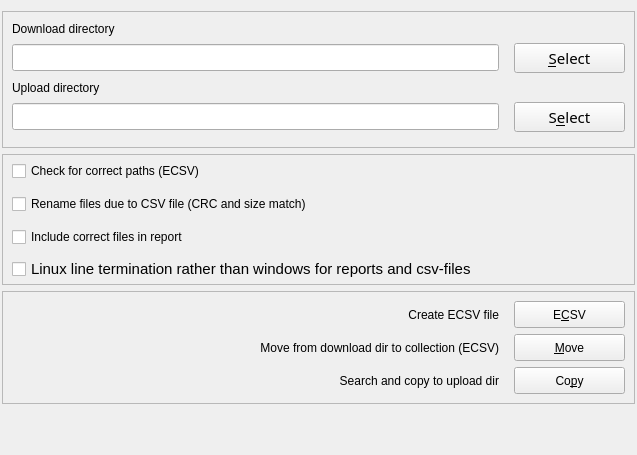
     <widget class="QWidget" name="csvTab2">
      <property name="sizePolicy">
       <sizepolicy hsizetype="MinimumExpanding" vsizetype="MinimumExpanding">
        <horstretch>0</horstretch>
        <verstretch>0</verstretch>
       </sizepolicy>
      </property>
      <attribute name="title">
       <string>&amp;Settings</string>
      </attribute>
      <layout class="QVBoxLayout" name="verticalLayout_2">
       <property name="leftMargin">
        <number>2</number>
       </property>
       <property name="rightMargin">
        <number>2</number>
       </property>
       <item>
        <widget class="QFrame" name="csvDirFrame">
         <property name="sizePolicy">
          <sizepolicy hsizetype="MinimumExpanding" vsizetype="Minimum">
           <horstretch>0</horstretch>
           <verstretch>0</verstretch>
          </sizepolicy>
         </property>
         <property name="minimumSize">
          <size>
           <width>633</width>
           <height>111</height>
          </size>
         </property>
         <property name="toolTip">
          <string notr="true"/>
         </property>
         <property name="frameShape">
          <enum>QFrame::StyledPanel</enum>
         </property>
         <property name="frameShadow">
          <enum>QFrame::Raised</enum>
         </property>
         <layout class="QGridLayout" name="csvDirFrameGrid">
          <property name="leftMargin">
           <number>9</number>
          </property>
          <property name="topMargin">
           <number>5</number>
          </property>
          <property name="rightMargin">
           <number>9</number>
          </property>
          <property name="bottomMargin">
           <number>15</number>
          </property>
          <property name="horizontalSpacing">
           <number>15</number>
          </property>
          <property name="verticalSpacing">
           <number>3</number>
          </property>
          <item row="1" column="0">
           <widget class="QLabel" name="csvDirLbl1">
            <property name="enabled">
             <bool>true</bool>
            </property>
            <property name="sizePolicy">
             <sizepolicy hsizetype="MinimumExpanding" vsizetype="Minimum">
              <horstretch>0</horstretch>
              <verstretch>0</verstretch>
             </sizepolicy>
            </property>
            <property name="minimumSize">
             <size>
              <width>300</width>
              <height>23</height>
             </size>
            </property>
            <property name="font">
             <font>
              <weight>50</weight>
              <bold>false</bold>
             </font>
            </property>
            <property name="toolTip">
             <string notr="true"/>
            </property>
            <property name="statusTip">
             <string notr="true"/>
            </property>
            <property name="whatsThis">
             <string notr="true"/>
            </property>
            <property name="accessibleName">
             <string notr="true"/>
            </property>
            <property name="accessibleDescription">
             <string notr="true"/>
            </property>
            <property name="frameShape">
             <enum>QFrame::NoFrame</enum>
            </property>
            <property name="text">
             <string>Download directory</string>
            </property>
            <property name="alignment">
             <set>Qt::AlignLeading|Qt::AlignLeft|Qt::AlignVCenter</set>
            </property>
           </widget>
          </item>
          <item row="2" column="0">
           <widget class="QLineEdit" name="csvDirLineEdit1">
            <property name="sizePolicy">
             <sizepolicy hsizetype="MinimumExpanding" vsizetype="Fixed">
              <horstretch>0</horstretch>
              <verstretch>0</verstretch>
             </sizepolicy>
            </property>
            <property name="minimumSize">
             <size>
              <width>301</width>
              <height>27</height>
             </size>
            </property>
            <property name="font">
             <font>
              <pointsize>10</pointsize>
             </font>
            </property>
            <property name="acceptDrops">
             <bool>false</bool>
            </property>
            <property name="inputMask">
             <string notr="true"/>
            </property>
            <property name="text">
             <string notr="true"/>
            </property>
            <property name="readOnly">
             <bool>false</bool>
            </property>
           </widget>
          </item>
          <item row="5" column="0">
           <widget class="QLineEdit" name="csvDirLineEdit2">
            <property name="sizePolicy">
             <sizepolicy hsizetype="MinimumExpanding" vsizetype="Fixed">
              <horstretch>0</horstretch>
              <verstretch>0</verstretch>
             </sizepolicy>
            </property>
            <property name="minimumSize">
             <size>
              <width>301</width>
              <height>27</height>
             </size>
            </property>
            <property name="font">
             <font>
              <pointsize>10</pointsize>
             </font>
            </property>
            <property name="acceptDrops">
             <bool>false</bool>
            </property>
            <property name="inputMask">
             <string notr="true"/>
            </property>
            <property name="text">
             <string notr="true"/>
            </property>
            <property name="readOnly">
             <bool>false</bool>
            </property>
           </widget>
          </item>
          <item row="5" column="1">
           <widget class="QPushButton" name="csvDirButton2">
            <property name="sizePolicy">
             <sizepolicy hsizetype="Fixed" vsizetype="Fixed">
              <horstretch>0</horstretch>
              <verstretch>0</verstretch>
             </sizepolicy>
            </property>
            <property name="minimumSize">
             <size>
              <width>111</width>
              <height>27</height>
             </size>
            </property>
            <property name="font">
             <font>
              <family>Sans Serif</family>
              <pointsize>11</pointsize>
              <weight>50</weight>
              <italic>false</italic>
              <bold>false</bold>
             </font>
            </property>
            <property name="toolTip">
             <string notr="true"/>
            </property>
            <property name="statusTip">
             <string notr="true"/>
            </property>
            <property name="whatsThis">
             <string notr="true"/>
            </property>
            <property name="accessibleName">
             <string notr="true"/>
            </property>
            <property name="accessibleDescription">
             <string notr="true"/>
            </property>
            <property name="text">
             <string>S&amp;elect</string>
            </property>
           </widget>
          </item>
          <item row="2" column="1">
           <widget class="QPushButton" name="csvDirButton1">
            <property name="sizePolicy">
             <sizepolicy hsizetype="Fixed" vsizetype="Fixed">
              <horstretch>0</horstretch>
              <verstretch>0</verstretch>
             </sizepolicy>
            </property>
            <property name="minimumSize">
             <size>
              <width>111</width>
              <height>27</height>
             </size>
            </property>
            <property name="font">
             <font>
              <family>Sans Serif</family>
              <pointsize>11</pointsize>
              <weight>50</weight>
              <italic>false</italic>
              <bold>false</bold>
             </font>
            </property>
            <property name="toolTip">
             <string notr="true"/>
            </property>
            <property name="statusTip">
             <string notr="true"/>
            </property>
            <property name="whatsThis">
             <string notr="true"/>
            </property>
            <property name="accessibleName">
             <string notr="true"/>
            </property>
            <property name="accessibleDescription">
             <string notr="true"/>
            </property>
            <property name="text">
             <string>&amp;Select</string>
            </property>
           </widget>
          </item>
          <item row="3" column="0">
           <widget class="QLabel" name="csvDirLbl2">
            <property name="enabled">
             <bool>true</bool>
            </property>
            <property name="sizePolicy">
             <sizepolicy hsizetype="Minimum" vsizetype="Minimum">
              <horstretch>0</horstretch>
              <verstretch>0</verstretch>
             </sizepolicy>
            </property>
            <property name="minimumSize">
             <size>
              <width>300</width>
              <height>23</height>
             </size>
            </property>
            <property name="font">
             <font>
              <weight>50</weight>
              <bold>false</bold>
             </font>
            </property>
            <property name="toolTip">
             <string notr="true"/>
            </property>
            <property name="statusTip">
             <string notr="true"/>
            </property>
            <property name="whatsThis">
             <string notr="true"/>
            </property>
            <property name="accessibleName">
             <string notr="true"/>
            </property>
            <property name="accessibleDescription">
             <string notr="true"/>
            </property>
            <property name="frameShape">
             <enum>QFrame::NoFrame</enum>
            </property>
            <property name="text">
             <string>Upload directory</string>
            </property>
            <property name="alignment">
             <set>Qt::AlignLeading|Qt::AlignLeft|Qt::AlignVCenter</set>
            </property>
           </widget>
          </item>
         </layout>
        </widget>
       </item>
       <item>
        <widget class="QFrame" name="csvConfFrame">
         <property name="sizePolicy">
          <sizepolicy hsizetype="MinimumExpanding" vsizetype="Minimum">
           <horstretch>0</horstretch>
           <verstretch>0</verstretch>
          </sizepolicy>
         </property>
         <property name="minimumSize">
          <size>
           <width>633</width>
           <height>131</height>
          </size>
         </property>
         <property name="toolTip">
          <string notr="true"/>
         </property>
         <property name="statusTip">
          <string notr="true"/>
         </property>
         <property name="whatsThis">
          <string notr="true"/>
         </property>
         <property name="accessibleName">
          <string notr="true"/>
         </property>
         <property name="accessibleDescription">
          <string notr="true"/>
         </property>
         <property name="frameShape">
          <enum>QFrame::StyledPanel</enum>
         </property>
         <property name="frameShadow">
          <enum>QFrame::Raised</enum>
         </property>
         <layout class="QVBoxLayout" name="csvConfFrameGrid">
          <property name="spacing">
           <number>7</number>
          </property>
          <property name="leftMargin">
           <number>9</number>
          </property>
          <property name="topMargin">
           <number>3</number>
          </property>
          <property name="bottomMargin">
           <number>3</number>
          </property>
          <item>
           <widget class="QCheckBox" name="csvConfCheckPaths">
            <property name="enabled">
             <bool>true</bool>
            </property>
            <property name="sizePolicy">
             <sizepolicy hsizetype="Minimum" vsizetype="Minimum">
              <horstretch>0</horstretch>
              <verstretch>0</verstretch>
             </sizepolicy>
            </property>
            <property name="minimumSize">
             <size>
              <width>501</width>
              <height>21</height>
             </size>
            </property>
            <property name="sizeIncrement">
             <size>
              <width>0</width>
              <height>0</height>
             </size>
            </property>
            <property name="toolTip">
             <string notr="true"/>
            </property>
            <property name="statusTip">
             <string notr="true"/>
            </property>
            <property name="whatsThis">
             <string notr="true"/>
            </property>
            <property name="accessibleName">
             <string notr="true"/>
            </property>
            <property name="accessibleDescription">
             <string notr="true"/>
            </property>
            <property name="text">
             <string>Check for correct paths (ECSV)</string>
            </property>
            <property name="checked">
             <bool>false</bool>
            </property>
           </widget>
          </item>
          <item>
           <widget class="QCheckBox" name="csvConfRenameByCSV">
            <property name="enabled">
             <bool>true</bool>
            </property>
            <property name="sizePolicy">
             <sizepolicy hsizetype="Minimum" vsizetype="Minimum">
              <horstretch>0</horstretch>
              <verstretch>0</verstretch>
             </sizepolicy>
            </property>
            <property name="minimumSize">
             <size>
              <width>501</width>
              <height>21</height>
             </size>
            </property>
            <property name="sizeIncrement">
             <size>
              <width>0</width>
              <height>0</height>
             </size>
            </property>
            <property name="toolTip">
             <string notr="true"/>
            </property>
            <property name="statusTip">
             <string notr="true"/>
            </property>
            <property name="whatsThis">
             <string notr="true"/>
            </property>
            <property name="accessibleName">
             <string notr="true"/>
            </property>
            <property name="accessibleDescription">
             <string notr="true"/>
            </property>
            <property name="text">
             <string>Rename files due to CSV file (CRC and size match)</string>
            </property>
            <property name="checked">
             <bool>false</bool>
            </property>
           </widget>
          </item>
          <item>
           <widget class="QCheckBox" name="csvConfCorrectFileReport">
            <property name="enabled">
             <bool>true</bool>
            </property>
            <property name="sizePolicy">
             <sizepolicy hsizetype="Minimum" vsizetype="Minimum">
              <horstretch>0</horstretch>
              <verstretch>0</verstretch>
             </sizepolicy>
            </property>
            <property name="minimumSize">
             <size>
              <width>501</width>
              <height>21</height>
             </size>
            </property>
            <property name="toolTip">
             <string notr="true"/>
            </property>
            <property name="statusTip">
             <string notr="true"/>
            </property>
            <property name="whatsThis">
             <string notr="true"/>
            </property>
            <property name="accessibleName">
             <string notr="true"/>
            </property>
            <property name="accessibleDescription">
             <string notr="true"/>
            </property>
            <property name="text">
             <string>Include correct files in report</string>
            </property>
            <property name="checked">
             <bool>false</bool>
            </property>
           </widget>
          </item>
          <item>
           <widget class="QCheckBox" name="csvConfLineEndLinux">
            <property name="minimumSize">
             <size>
              <width>501</width>
              <height>21</height>
             </size>
            </property>
            <property name="font">
             <font>
              <pointsize>11</pointsize>
             </font>
            </property>
            <property name="toolTip">
             <string notr="true"/>
            </property>
            <property name="statusTip">
             <string notr="true"/>
            </property>
            <property name="whatsThis">
             <string notr="true"/>
            </property>
            <property name="accessibleName">
             <string notr="true"/>
            </property>
            <property name="accessibleDescription">
             <string notr="true"/>
            </property>
            <property name="text">
             <string>Linux line termination rather than windows for reports and csv-files</string>
            </property>
           </widget>
          </item>
         </layout>
        </widget>
       </item>
       <item>
        <widget class="QFrame" name="csvCmdFrame">
         <property name="sizePolicy">
          <sizepolicy hsizetype="MinimumExpanding" vsizetype="Minimum">
           <horstretch>0</horstretch>
           <verstretch>0</verstretch>
          </sizepolicy>
         </property>
         <property name="minimumSize">
          <size>
           <width>633</width>
           <height>67</height>
          </size>
         </property>
         <property name="toolTip">
          <string notr="true"/>
         </property>
         <property name="frameShape">
          <enum>QFrame::StyledPanel</enum>
         </property>
         <property name="frameShadow">
          <enum>QFrame::Raised</enum>
         </property>
         <layout class="QGridLayout" name="csvCmdFrameGrid">
          <property name="rightMargin">
           <number>9</number>
          </property>
          <property name="horizontalSpacing">
           <number>15</number>
          </property>
          <item row="0" column="2">
           <widget class="QPushButton" name="csvCollButton1">
            <property name="enabled">
             <bool>true</bool>
            </property>
            <property name="sizePolicy">
             <sizepolicy hsizetype="Fixed" vsizetype="Fixed">
              <horstretch>0</horstretch>
              <verstretch>0</verstretch>
             </sizepolicy>
            </property>
            <property name="minimumSize">
             <size>
              <width>111</width>
              <height>27</height>
             </size>
            </property>
            <property name="toolTip">
             <string/>
            </property>
            <property name="statusTip">
             <string notr="true"/>
            </property>
            <property name="whatsThis">
             <string notr="true"/>
            </property>
            <property name="accessibleName">
             <string notr="true"/>
            </property>
            <property name="text">
             <string>E&amp;CSV</string>
            </property>
           </widget>
          </item>
          <item row="1" column="0">
           <widget class="QLabel" name="csvCollLbl2">
            <property name="enabled">
             <bool>true</bool>
            </property>
            <property name="sizePolicy">
             <sizepolicy hsizetype="MinimumExpanding" vsizetype="Fixed">
              <horstretch>0</horstretch>
              <verstretch>0</verstretch>
             </sizepolicy>
            </property>
            <property name="minimumSize">
             <size>
              <width>301</width>
              <height>27</height>
             </size>
            </property>
            <property name="statusTip">
             <string notr="true"/>
            </property>
            <property name="whatsThis">
             <string notr="true"/>
            </property>
            <property name="accessibleName">
             <string notr="true"/>
            </property>
            <property name="accessibleDescription">
             <string notr="true"/>
            </property>
            <property name="text">
             <string>Move from download dir to collection (ECSV)</string>
            </property>
            <property name="alignment">
             <set>Qt::AlignRight|Qt::AlignTrailing|Qt::AlignVCenter</set>
            </property>
           </widget>
          </item>
          <item row="1" column="2">
           <widget class="QPushButton" name="csvCollButton2">
            <property name="enabled">
             <bool>true</bool>
            </property>
            <property name="sizePolicy">
             <sizepolicy hsizetype="Fixed" vsizetype="Fixed">
              <horstretch>0</horstretch>
              <verstretch>0</verstretch>
             </sizepolicy>
            </property>
            <property name="minimumSize">
             <size>
              <width>111</width>
              <height>27</height>
             </size>
            </property>
            <property name="toolTip">
             <string/>
            </property>
            <property name="statusTip">
             <string notr="true"/>
            </property>
            <property name="whatsThis">
             <string notr="true"/>
            </property>
            <property name="accessibleName">
             <string notr="true"/>
            </property>
            <property name="text">
             <string>&amp;Move</string>
            </property>
           </widget>
          </item>
          <item row="2" column="0">
           <widget class="QLabel" name="csvCollLbl3">
            <property name="enabled">
             <bool>true</bool>
            </property>
            <property name="sizePolicy">
             <sizepolicy hsizetype="MinimumExpanding" vsizetype="Fixed">
              <horstretch>0</horstretch>
              <verstretch>0</verstretch>
             </sizepolicy>
            </property>
            <property name="minimumSize">
             <size>
              <width>301</width>
              <height>27</height>
             </size>
            </property>
            <property name="statusTip">
             <string notr="true"/>
            </property>
            <property name="whatsThis">
             <string notr="true"/>
            </property>
            <property name="accessibleName">
             <string notr="true"/>
            </property>
            <property name="accessibleDescription">
             <string notr="true"/>
            </property>
            <property name="text">
             <string>Search and copy to upload dir</string>
            </property>
            <property name="alignment">
             <set>Qt::AlignRight|Qt::AlignTrailing|Qt::AlignVCenter</set>
            </property>
           </widget>
          </item>
          <item row="2" column="2">
           <widget class="QPushButton" name="csvCollButton3">
            <property name="enabled">
             <bool>true</bool>
            </property>
            <property name="sizePolicy">
             <sizepolicy hsizetype="Fixed" vsizetype="Fixed">
              <horstretch>0</horstretch>
              <verstretch>0</verstretch>
             </sizepolicy>
            </property>
            <property name="minimumSize">
             <size>
              <width>111</width>
              <height>27</height>
             </size>
            </property>
            <property name="toolTip">
             <string/>
            </property>
            <property name="statusTip">
             <string notr="true"/>
            </property>
            <property name="whatsThis">
             <string notr="true"/>
            </property>
            <property name="accessibleName">
             <string notr="true"/>
            </property>
            <property name="text">
             <string>Co&amp;py</string>
            </property>
           </widget>
          </item>
          <item row="0" column="0">
           <widget class="QLabel" name="csvCollLbl1">
            <property name="enabled">
             <bool>true</bool>
            </property>
            <property name="sizePolicy">
             <sizepolicy hsizetype="MinimumExpanding" vsizetype="Fixed">
              <horstretch>0</horstretch>
              <verstretch>0</verstretch>
             </sizepolicy>
            </property>
            <property name="minimumSize">
             <size>
              <width>201</width>
              <height>27</height>
             </size>
            </property>
            <property name="statusTip">
             <string notr="true"/>
            </property>
            <property name="whatsThis">
             <string notr="true"/>
            </property>
            <property name="accessibleName">
             <string notr="true"/>
            </property>
            <property name="accessibleDescription">
             <string notr="true"/>
            </property>
            <property name="text">
             <string>Create ECSV file</string>
            </property>
            <property name="alignment">
             <set>Qt::AlignRight|Qt::AlignTrailing|Qt::AlignVCenter</set>
            </property>
           </widget>
          </item>
         </layout>
        </widget>
       </item>
       <item>
        <spacer name="collVSpacer">
         <property name="orientation">
          <enum>Qt::Vertical</enum>
         </property>
         <property name="sizeHint" stdset="0">
          <size>
           <width>20</width>
           <height>40</height>
          </size>
         </property>
        </spacer>
       </item>
      </layout>
     </widget>
